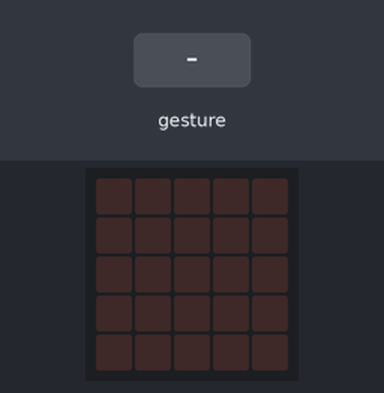
Recording of a program running on a simulated BBC micro:bit running MicroPython. On the bench: the board's 5×5 LED display. The inputs (shaded band) are chosen by the test bench. Random numbers come from a fixed seed; no radio messages arrive unless stated (any console line starting 'radio sent:' is added by the test bench); a tilt is held for 1.5 s and a shake lasts 1 s, then the board lies face up again; what the program prints to the serial console is not drawn.

Above: at 1.2 s.
1.3 s: gesture 'shake'
At 1.51 s:
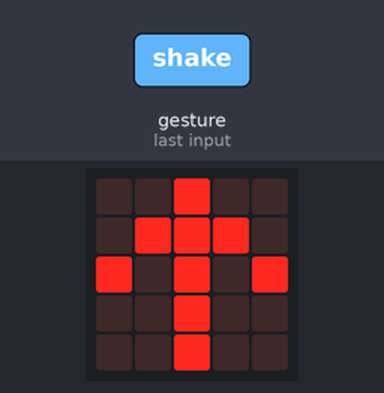
At 3.5 s:
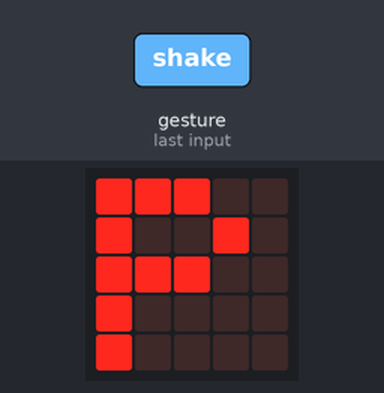
4.3 s: gesture 'shake'
At 5.7 s:
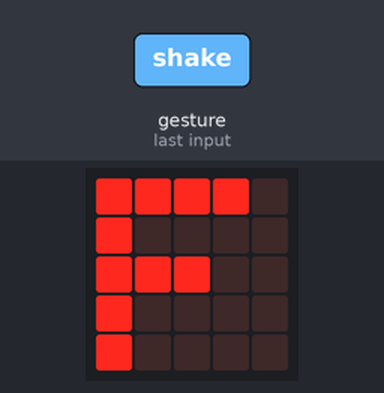
Timing chart, 0 to 7.3 s (numbered marks = the images above; inputs shaded):
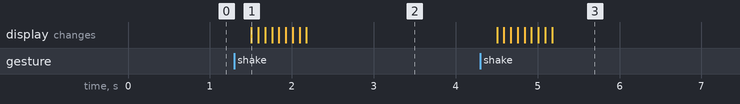

The program:

mbpy-pilecom.py
```python
from microbit import *
import random
import radio

radio.on()

f = 0
p = 0

def anim():
    tab = [Image.ARROW_N, Image.ARROW_NE, Image.ARROW_E, Image.ARROW_SE,
           Image.ARROW_S, Image.ARROW_SW, Image.ARROW_W, Image.ARROW_NW]
    display.show(tab, delay=80)

while True:
    if accelerometer.was_gesture('shake'):
        tirage = random.randint(1, 100)
        anim()
        if tirage <= 55:
            display.show("P")
            radio.send('P')
        else:
            display.show("F")
            radio.send('F')
        sleep(10)

    issue = radio.receive()
    if issue == 'P':
        p += 1
    if issue == 'F':
        f += 1
    if p+f > 0:
        a = p/(p+f)
        b = f/(p+f)
    else:
        a, b = 0, 0
    print((a, b))
    sleep(10)
```

Measured:
- after the input at 1.3 s, the display: changes after 0.21 s (image 1)
- after the input at 4.3 s, the display: first changes after 0.20 s (image 3 shows a later state)
